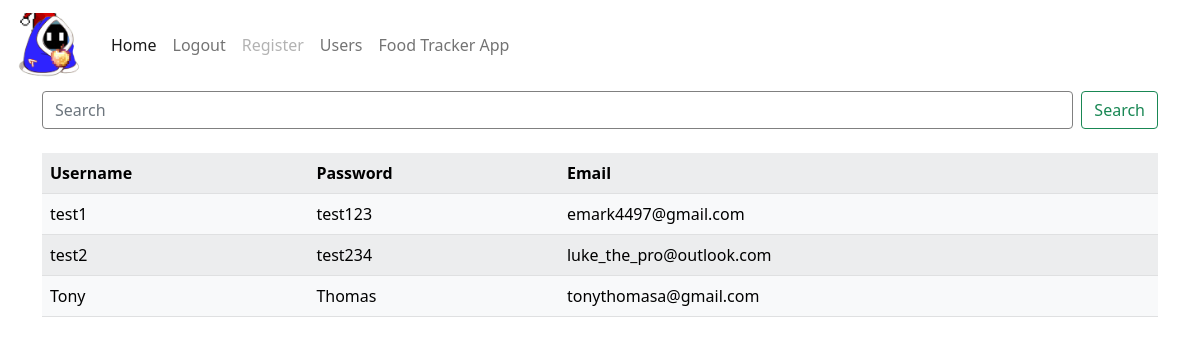
Before: /users (signed in) with the older database file.
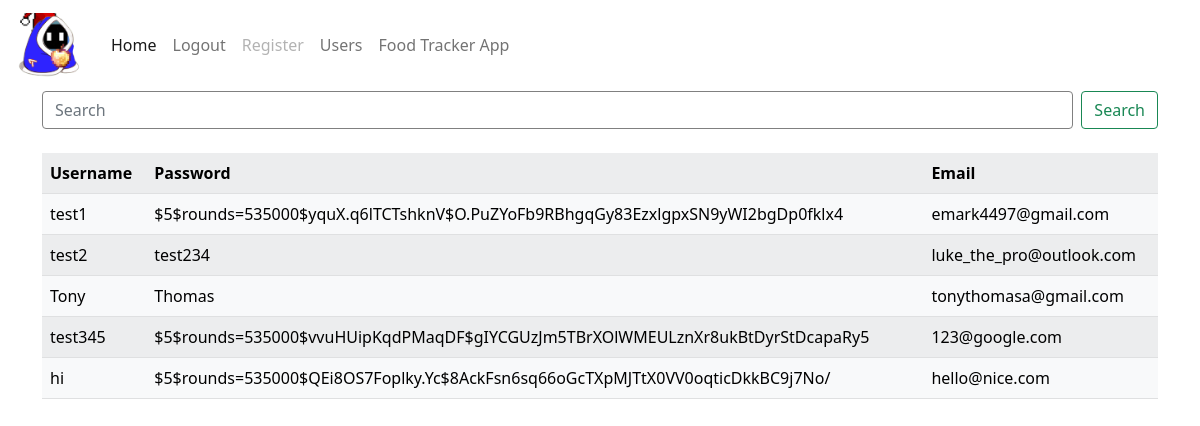
After: the same page with the newer database file.
### tables this page shows
CREATE TABLE registration_db
    (Username TEXT PRIMARY KEY,
    Password TEXT,
    Email TEXT);

### app.py (the view, shortened to what this page needs)
@app.route('/users', methods=['GET', 'POST'])
def users():
    conn = sqlite3.connect("database/users.db")
    cur = conn.cursor()
    cur.execute("SELECT * FROM registration_db")
    records = cur.fetchall()
    conn.commit()
    conn.close()
    if session.get("admin"):
        return render_template("user_table.html", records = records)
    else:
        return render_template("404pagenotfound.html")

### templates/user_table.html
{%extends "layout.html"%}
{%block content%}
<form class="d-flex" action="/users" method="POST">
    <input class="form-control me-2" name="form-control" type="search" placeholder="Search" aria-label="Search">
    <button class="btn btn-outline-success" type="submit">Search</button>
</form><br>
<table class="table table-light table-striped">
    <tr>
        <th>Username</th>
        <th>Password</th>
        <th>Email</th>
    </tr>
    {%for record in records%}
    <tr>
        <td>{{record[0]}}</td>
        <td>{{record[1]}}</td>
        <td>{{record[2]}}</td>
    </tr>
    {%endfor%}
</table>
{%endblock%}

### templates/layout.html (shortened to what this page needs)
<!DOCTYPE html>
<html lang="en">
<head>
    <link rel="stylesheet" href="../static/style.css">
    <link href="https://cdn.jsdelivr.net/npm/bootstrap@5.1.1/dist/css/bootstrap.min.css" rel="stylesheet">
</head>
<body>
      <nav class="navbar navbar-expand-lg navbar-light">
        <div class="container-fluid">
          <a class="navbar-brand" href="#"><img src="../static/nice pic.png" alt="" width="75px"></a>
          <div class="collapse navbar-collapse" id="navbarSupportedContent">
            <ul class="navbar-nav me-auto mb-2 mb-lg-0">
              <li class="nav-item">
                <a class="nav-link active" aria-current="page" href="/">Home</a>
              </li>
              <li class="nav-item">
                {%if session.get("authenticated")%}
                <a class="nav-link" href="/logout">Logout</a>
                {%else%}
                <a class="nav-link" href="/login">Login</a>
                {%endif%}
              </li>
              <li class="nav-item">
                {%if session.get("authenticated")%}
                <a class="nav-link disabled" id="disabled" href="/register">Register</a>
                {%else%}
                <a class="nav-link" href="/register">Register</a>
                {%endif%}
              </li>
              <li class="nav-item">
                {%if session.get("admin")%}
                <a class="nav-link" href="/users">Users</a>
                {%endif%}
              </li>
              <li class="nav-item">
                <a class="nav-link" href="/foodtracker/">Food Tracker App</a>
              </li>
            </ul>
          </div>
        </div>
      </nav>
      <div class="container">
        {%block content%}
        {%endblock%}
      </div>
</body>
</html>

### templates/layout.html (style rules this page uses)
button { isolation: isolate; }
.form-control { color: white; background: rgb(255, 255, 255); border: solid thin grey; }
.nav-link { color: black; }

Changed rows visible on the page:
changed registration_db "test1": Password "test123" → "$5$rounds=535000$yquX.q6lTCTshknV$O.PuZYoFb9RBhgqGy83EzxlgpxSN9yWI2bgDp0fklx4"
added registration_db: Username "test345", Password "$5$rounds=535000$vvuHUipKqdPMaqDF$gIYCGUzJm5TBrXOlWMEULznXr8ukBtDyrStDcapaRy5", Email "123@google.com"
added registration_db: Username "hi", Password "$5$rounds=535000$QEi8OS7Foplky.Yc$8AckFsn6sq66oGcTXpMJTtX0VV0oqticDkkBC9j7No/", Email "hello@nice.com"
